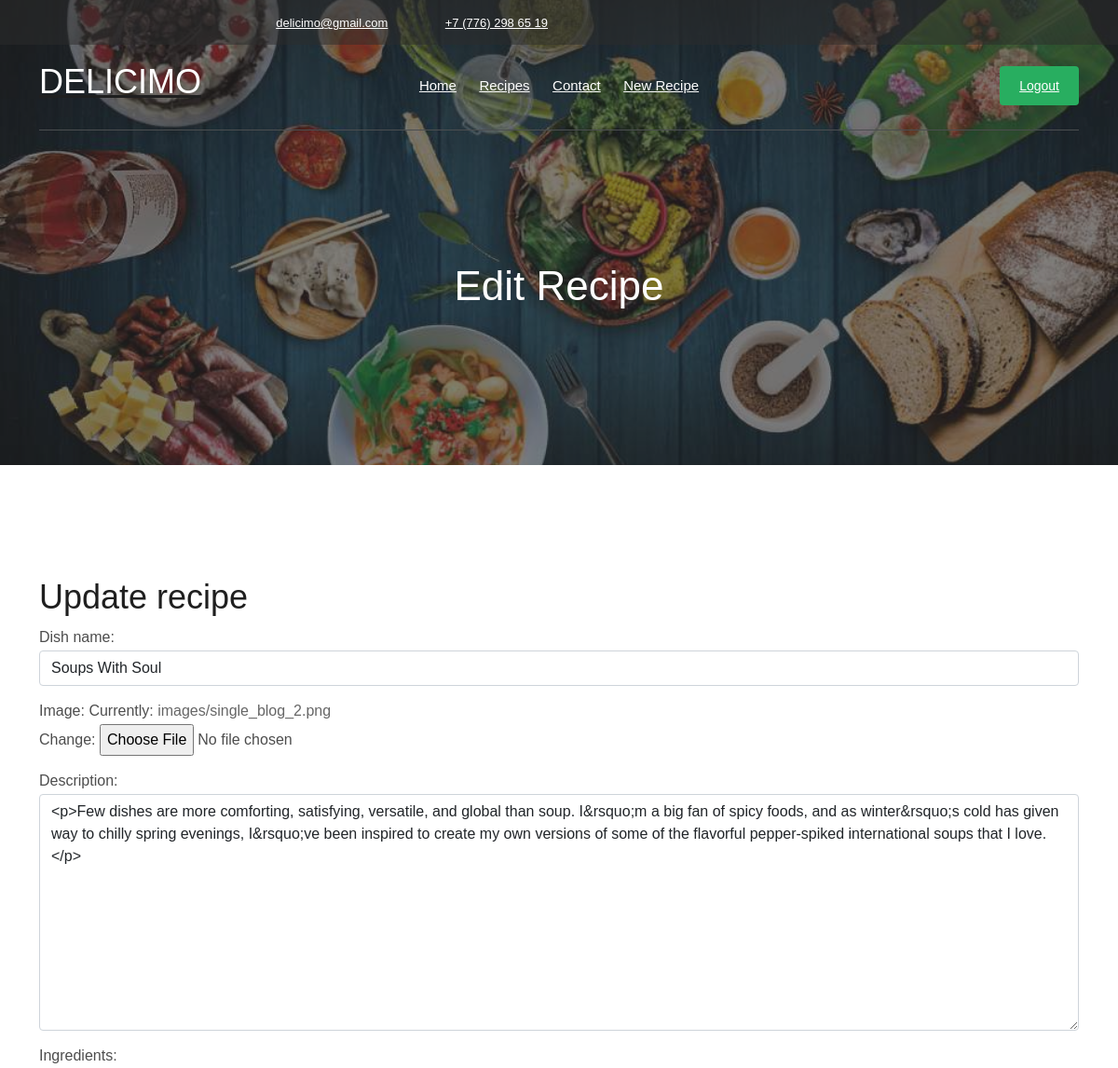
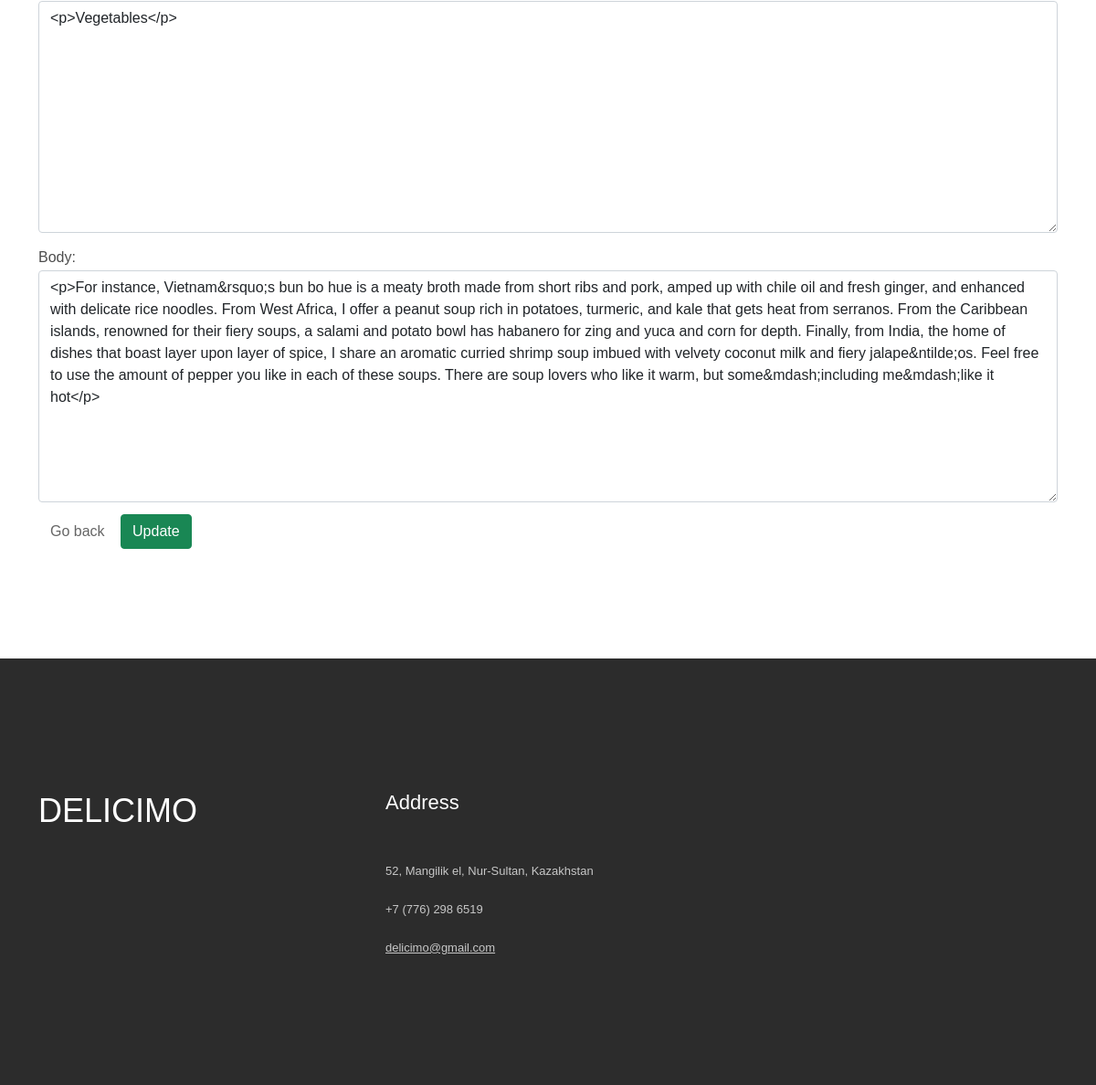
Screenshot of /recipe/edit/2 (signed in) with the database file from the repository (2 pictures, top to bottom).
### main/models.py (models this page shows, shortened)
class Recipe(models.Model):
    description = RichTextField()  # description of the recipe (Text)
    dish_name = models.CharField(max_length=255)  # name of the recipe
    author = models.ForeignKey(User, on_delete=models.CASCADE)  # foreign key to the user table
    body = RichTextField()  # body of the recipe
    ingredients = RichTextField()  # field in which all of the ingredients are described
    publication_date = models.DateField(auto_now_add=True)  # date when recipe was published
    image = models.ImageField(upload_to='images/')

### main/views.py (the view)
# urls.py: path('recipe/edit/<int:pk>', UpdateRecipeView.as_view(), name='update_recipe'),  # page for editing existing recipe
class UpdateRecipeView(UpdateView):
    model = Recipe
    form_class = RecipeForm
    template_name = 'update_recipe.html'

### main/forms.py
class RecipeForm(forms.ModelForm):
    class Meta:
        model = Recipe
        fields = (
            'dish_name', 'author', 'image', 'description', 'ingredients', 'body')
        widgets = {
            'dish_name': forms.TextInput(attrs={'class': 'form-control'}),
            'author': forms.TextInput(attrs={'class': 'form-control', 'value': '', 'id': 'user', 'type': 'hidden'}),
            'description': forms.Textarea(attrs={'class': 'form-control'}),
            'ingredients': forms.Textarea(attrs={'class': 'form-control', 'margin-bottom': '20px'}),
            'body': forms.Textarea(attrs={'class': 'form-control'}),
        }

### templates/update_recipe.html (shortened to what this page needs)
{% extends 'base.html' %}
{% block name %}Edit recipe{% endblock %}
{% block content %}
    <section class="blog_area section-padding">
        <div class="container">
            {% if user.is_authenticated and user.pk == recipe.author.pk %}
                <h1>Update recipe</h1>
                <form method="post">
                    <div class="form-group">
                        {{ form.as_p }}
                        <a class="btn" href="{% url 'recipe_detail' recipe.pk %}">Go back</a>
                        <button class="btn btn-success">Update</button>
                    </div>
                </form>
            {% else %}
                <div class="alert alert-warning" role="alert">
                    <p>To update a recipe you have to log in and be the author of this recipe</p>
                </div>
            {% endif %}
        </div>
    </section>
{% endblock %}

### rows the page displays
Recipe: dish_name "Soups With Soul", description "<p>Few dishes are more comforting, satisfying, versatile, and global than soup. I&rsquo;m a big fan of spicy foods, and as winter&rsquo;s cold has given way to chilly spring evenings, I&rsquo;ve been inspired to create my own versions of some of the flavorful pepper-spiked international soups that I love.</p>", ingredients "<p>Vegetables</p>", body "<p>For instance, Vietnam&rsquo;s bun bo hue is a meaty broth made from short ribs and pork, amped up with chile oil and fresh ginger, and enhanced with delicate rice noodles. From West Africa, I offer a peanut soup rich in potatoes, turmeric, and kale that gets heat from serranos. From the Caribbean islands, renowned for their fiery soups, a salami and potato bowl has habanero for zing and yuca and corn for depth. Finally, from India, the home of dishes that boast layer upon layer of spice, I share an aromatic curried shrimp soup imbued with velvety coconut milk and fiery jalape&ntilde;os. Feel free to use the amount of pepper you like in each of these soups. There are soup lovers who like…"
